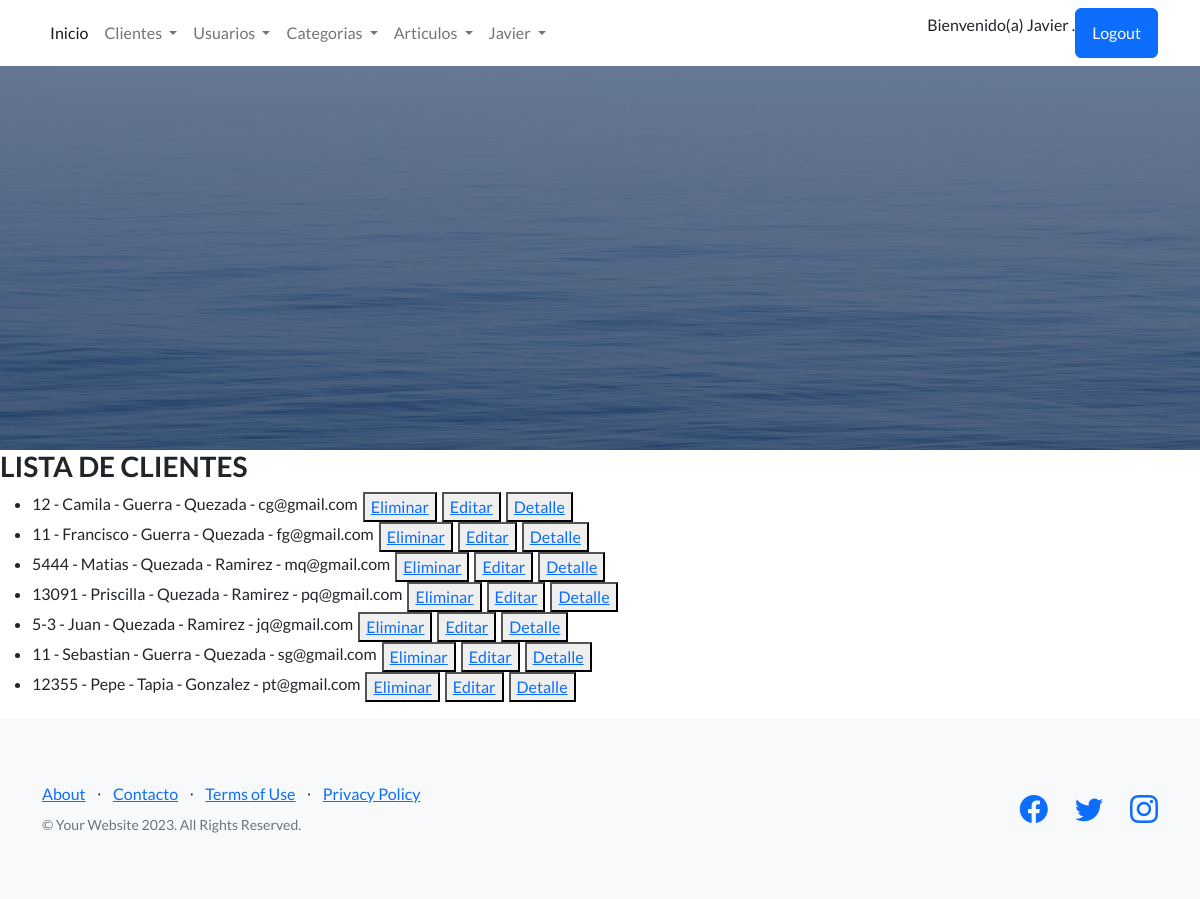
The app's page /app-coder/cliente-list/ (signed in), older data.
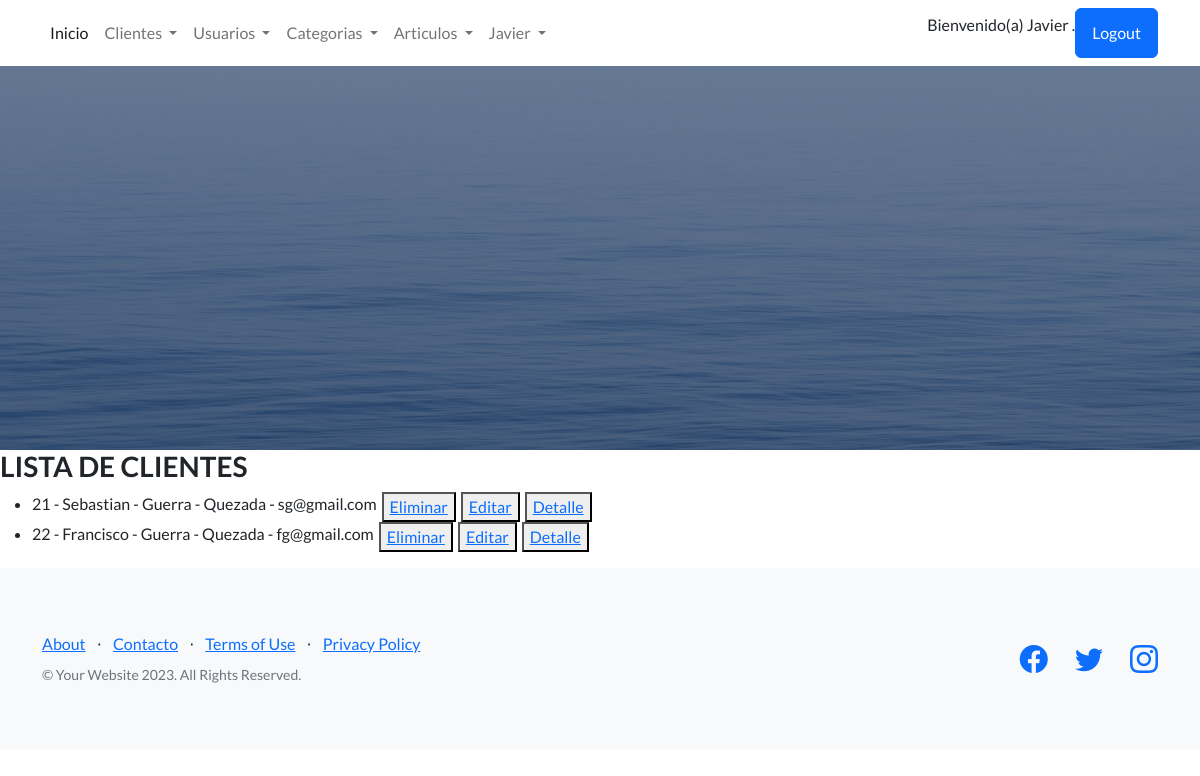
The same page, newer data.
### AppCoder/models.py (models this page shows)
class Clientes(models.Model):
    dni = models.CharField(max_length=9,null=False,blank=False)
    nombre = models.CharField(max_length=40,null=False,blank=False)
    apellidoPaterno = models.CharField(max_length=40)
    apellidoMaterno = models.CharField(max_length=40)
    email = models.EmailField()
    user = models.OneToOneField(User, on_delete=models.CASCADE)
    def __str__(self):
        return f'{self.dni}  {self.nombre}  {self.apellidoPaterno} {self.apellidoMaterno} {self.email}'

### AppCoder/views.py (the view)
# urls.py: path('cliente-list/', Cliente_List, name="ListarClientes"),
@login_required
def Cliente_List(req):
    groups_required = ['GrupoUsuarios']
    grupos_usuario = req.user.groups.all().values('name')
    print (grupos_usuario)
    for grupo in grupos_usuario:
        print({grupo.values()})
        if grupo['name'] in groups_required:
            pass
        else:
            return render(req, "inicio.html", {"mensaje": "no tiene permisos para esta opcion!"})
    datos = Clientes.objects.all()
    print('method', req.method)
    print('GET', req.GET)
    print(f'{datos}')
    return render(req, "clientes_list.html", {"lista_clientes": datos})

### AppCoder/templates/clientes_list.html
{% extends 'inicio.html' %}
{% block contenidoQuecambia %}
<h3>LISTA DE CLIENTES</h3>
<ul>
  {% for clientes in lista_clientes %}
      <div  style="display: flex; column-gap: 5px;">
          <li>{{clientes.dni}} - {{clientes.nombre}} - {{clientes.apellidoPaterno}} - {{clientes.apellidoMaterno}} - {{clientes.email}} </li>
          <button>
            <a href="{% url 'EliminarClientes' clientes.id %}" > Eliminar </a>
          </button>
          <button>
            <a href="{% url 'EditarClientes' clientes.id %}" > Editar </a>
          </button>
          <button>
            <a href="{% url 'DetalleClientes' clientes.id %}" > Detalle </a>
          </button>
      </div>
  {% endfor %}
</ul>
{% endblock contenidoQuecambia %}

### AppCoder/templates/inicio.html (shortened to what this page needs)
<!DOCTYPE html>
<html lang="en">
    <head>
        {% load static %}
        <link href="https://cdn.jsdelivr.net/npm/bootstrap-icons@1.5.0/font/bootstrap-icons.css" rel="stylesheet" type="text/css" />
        <link href="{% static 'css/styles.css' %}" rel="stylesheet" />
    </head>
    <body>
        {% include 'barra.html' %}
        <header class="masthead">
        </header>
        {% block contenidoQuecambia %}
        {% endblock contenidoQuecambia %}
        <footer class="footer bg-light">
            <div class="container">
                <div class="row">
                    <div class="col-lg-6 h-100 text-center text-lg-start my-auto">
                        <ul class="list-inline mb-2">
                            <li class="list-inline-item"><a href="{% url 'About' %}">About</a></li>
                            <li class="list-inline-item">⋅</li>
                            <li class="list-inline-item"><a href="{% url 'mensajecontacto' %}">Contacto</a></li>
                            <li class="list-inline-item">⋅</li>
                            <li class="list-inline-item"><a href="#!">Terms of Use</a></li>
                            <li class="list-inline-item">⋅</li>
                            <li class="list-inline-item"><a href="#!">Privacy Policy</a></li>
                        </ul>
                        <p class="text-muted small mb-4 mb-lg-0">&copy; Your Website 2023. All Rights Reserved.</p>
                    </div>
                    <div class="col-lg-6 h-100 text-center text-lg-end my-auto">
                        <ul class="list-inline mb-0">
                            <li class="list-inline-item me-4">
                                <a href="#!"><i class="bi-facebook fs-3"></i></a>
                            </li>
                            <li class="list-inline-item me-4">
                                <a href="#!"><i class="bi-twitter fs-3"></i></a>
                            </li>
                            <li class="list-inline-item">
                                <a href="#!"><i class="bi-instagram fs-3"></i></a>
                            </li>
                        </ul>
                    </div>
                </div>
            </div>
        </footer>
    </body>
</html>

### AppCoder/templates/barra.html (shortened to what this page needs)
        <nav class="navbar navbar-expand-lg bg-body-tertiary static-top">
            <div class="container">
              <div class="collapse navbar-collapse" id="navbarSupportedContent">
                <ul class="navbar-nav me-auto mb-2 mb-lg-0">
                  <li class="nav-item">
                    <a class="nav-link active" aria-current="page" href="{% url 'Inicio' %}">Inicio</a>
                  </li>
                  <li class="nav-item dropdown">
                    <a class="nav-link dropdown-toggle" href="#" role="button" data-bs-toggle="dropdown" aria-expanded="false">
                      Clientes
                    </a>
                  </li>
                  <li class="nav-item dropdown">
                    <a class="nav-link dropdown-toggle" href="#" role="button" data-bs-toggle="dropdown" aria-expanded="false">
                      Usuarios
                    </a>
                  </li>
                  <li class="nav-item dropdown">
                    <a class="nav-link dropdown-toggle" href="#" role="button" data-bs-toggle="dropdown" aria-expanded="false">
                      Categorias
                    </a>
                  </li>
                  <li class="nav-item dropdown">
                    <a class="nav-link dropdown-toggle" href="#" role="button" data-bs-toggle="dropdown" aria-expanded="false">
                      Articulos
                    </a>
                  </li>
                  {% if user.is_authenticated %}
                  <li class="nav-item dropdown">
                    <a class="nav-link dropdown-toggle" href="#" role="button" data-bs-toggle="dropdown" aria-expanded="false">
                      {{user.first_name}}
                    </a>
                  </li>
                  {% endif %}
                </ul>
                {% if user.is_authenticated %}
                  <p>Bienvenido(a)
                     {{user.first_name}}  .</p>
                  <a class="btn btn-primary" href="{% url 'Logout' %}">Logout</a>
                {% else %}
                  <a class="btn btn-primary" href="{% url 'Login' %}">Login</a>
                {% endif %}
              </div>
            </div>
          </nav>

Row changes from the older to the newer data that the page shows:
removed Clientes: dni "12", nombre "Camila", apellidoPaterno "Guerra", apellidoMaterno "Quezada", email "cg@gmail.com"
removed Clientes: dni "11", nombre "Francisco", apellidoPaterno "Guerra", apellidoMaterno "Quezada", email "fg@gmail.com"
removed Clientes: dni "5444", nombre "Matias", apellidoPaterno "Quezada", apellidoMaterno "Ramirez", email "mq@gmail.com"
removed Clientes: dni "13091", nombre "Priscilla", apellidoPaterno "Quezada", apellidoMaterno "Ramirez", email "pq@gmail.com"
removed Clientes: dni "5-3", nombre "Juan", apellidoPaterno "Quezada", apellidoMaterno "Ramirez", email "jq@gmail.com"
removed Clientes: dni "11", nombre "Sebastian", apellidoPaterno "Guerra", apellidoMaterno "Quezada", email "sg@gmail.com"
removed Clientes: dni "12355", nombre "Pepe", apellidoPaterno "Tapia", apellidoMaterno "Gonzalez", email "pt@gmail.com"
added Clientes: dni "21", nombre "Sebastian", apellidoPaterno "Guerra", apellidoMaterno "Quezada", email "sg@gmail.com"
added Clientes: dni "22", nombre "Francisco", apellidoPaterno "Guerra", apellidoMaterno "Quezada", email "fg@gmail.com"
